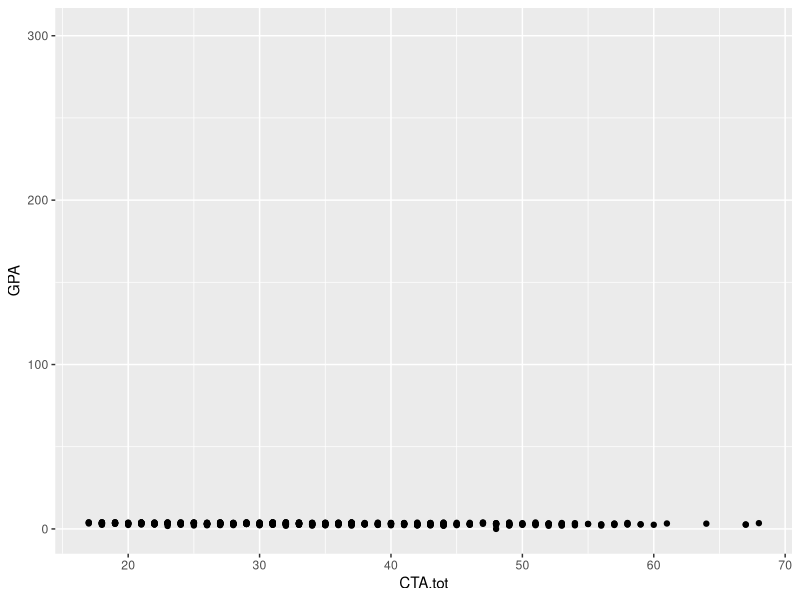
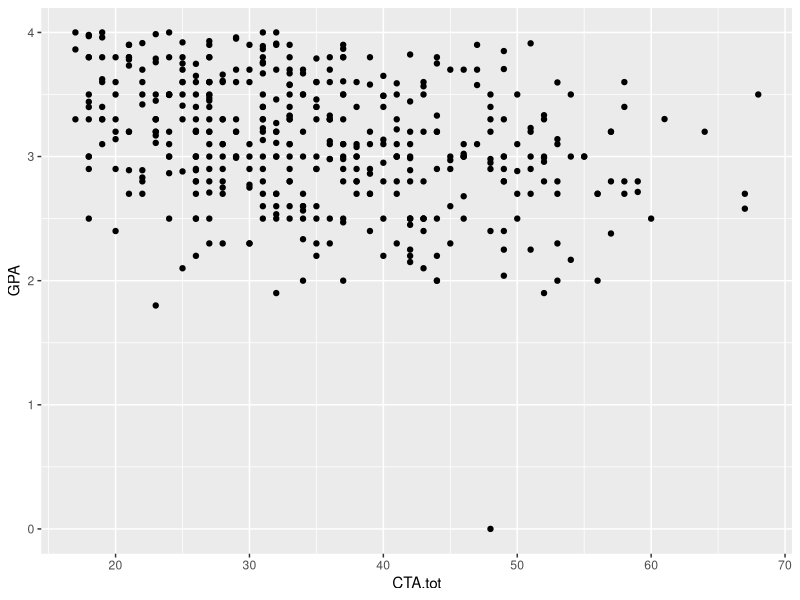
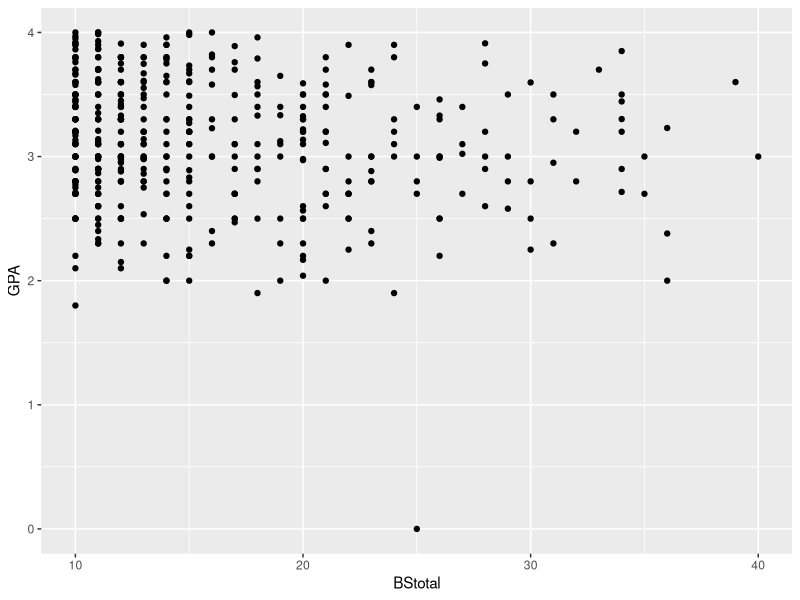
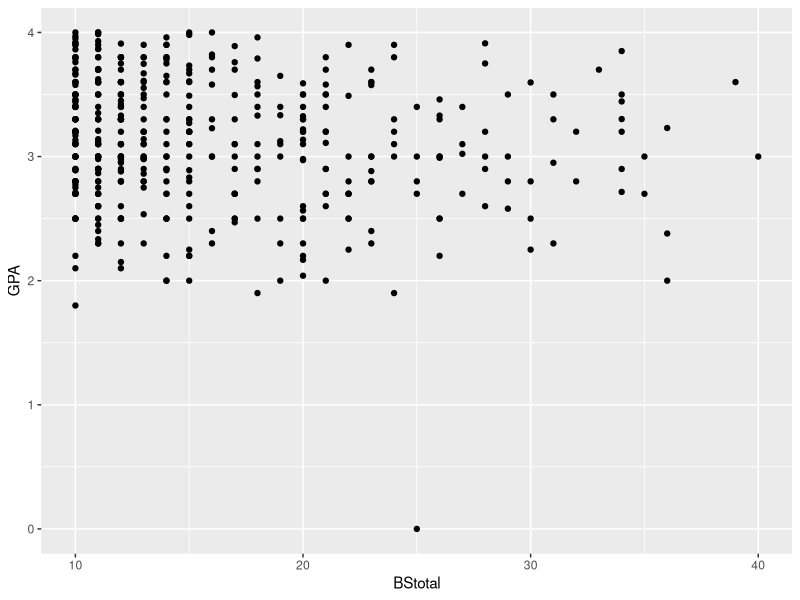
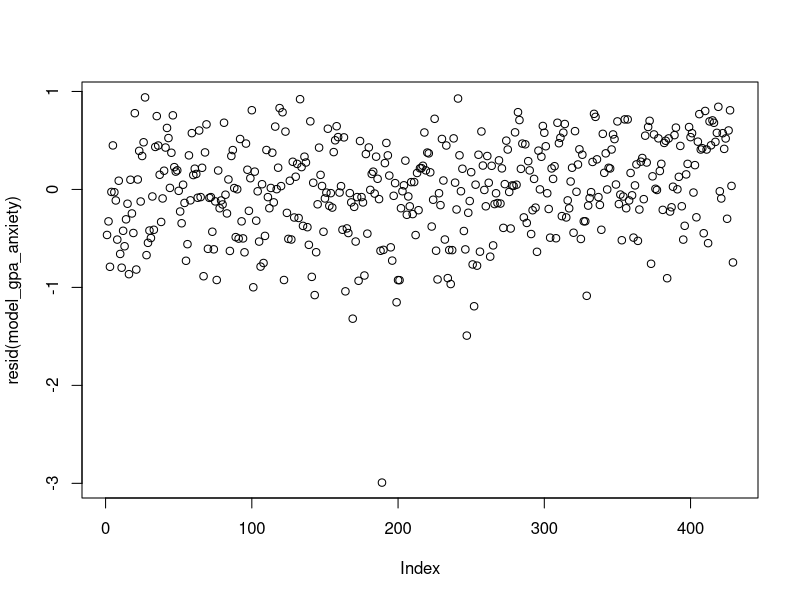

These charts were generated, in order, by the following R code:
## ---- chunk 1
#| echo: TRUE
# install.packages("tidyverse")
# turn on the tidyverse for data import
library(tidyverse)
## ---- chunk 2
#| echo: TRUE
students <- read_csv("data/cassady_finch_bolin.csv")
head(students, 4)
## ---- chunk 3
cor(students$GPA, students$CTA.tot, use = "pairwise.complete.obs") 
cor(students$GPA, students$BStotal, use = "pairwise.complete.obs") 
## ---- chunk 4
ggplot(students, aes(x = CTA.tot, y = GPA)) + geom_point()
## ---- chunk 5
ggplot(students, aes(x = CTA.tot, y = GPA)) + geom_point() + ylim(0, 4)
## ---- chunk 6
ggplot(students, aes(x = BStotal, y = GPA)) + geom_point() + ylim(0,4)
## ---- chunk 7
ggplot(students, aes(x = BStotal, y = GPA)) + geom_point() + ylim(0,4)
## ---- chunk 8
students |> 
  select(Gender:GPA, BStotal:CTA.tot) |> 
  filter(GPA < 1) 
## ---- chunk 9
students_no_outlier <- students |>  
  filter(GPA > 1 | GPA < 4) 

dim(students)
dim(students_no_outlier)
## ---- chunk 10
model_gpa_anxiety <- lm(GPA ~ CTA.tot + BStotal, data = students)

# this will create a lm "class" object in your environment
## ---- chunk 11
summary(model_gpa_anxiety)
## ---- chunk 12
attributes(model_gpa_anxiety)
## ---- chunk 13
confint(model_gpa_anxiety)
## ---- chunk 14
plot(resid(model_gpa_anxiety))
